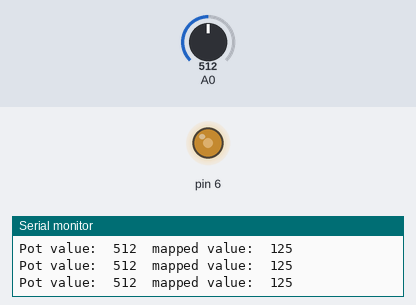
The sketch below on a simulated Arduino Uno, built with avr-gcc and run on an emulated ATmega328P. On the bench: output pins drawn as LEDs (lit = HIGH), the last lines printed to the serial monitor. Inputs (shaded band) come from the test bench; at power-on: A0 = 512.

Above: at 1.2 s.
1.3 s: A0 set to 306
At 2.1 s:
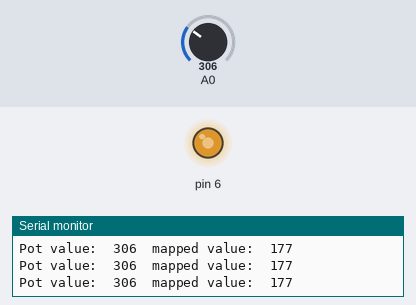
2.8 s: A0 set to 122
At 3.6 s:
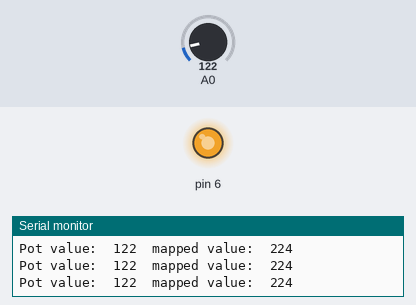
4.3 s: A0 set to 900
At 5.2 s:
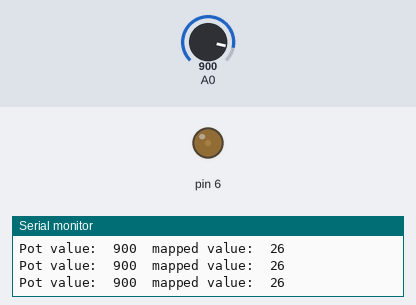
5.8 s: A0 set to 511
At 6.8 s:
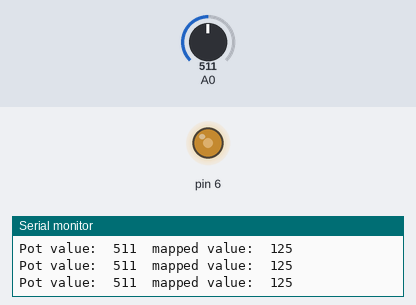
Timing chart, 0 to 8.3 s (numbered marks = the images above; inputs shaded):
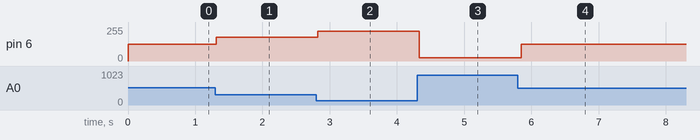

Measured:
- after the input at 1.3 s, pin 6: 125/255 → 177/255 at once
- after the input at 2.8 s, pin 6: 177/255 → 224/255 at once
- after the input at 4.3 s, pin 6: 224/255 → 26/255 at once
- after the input at 5.8 s, pin 6: 26/255 → 125/255 after 0.05 s

The sketch:

test_dc.ino
```cpp
int lecture;

void setup() {
  pinMode(INPUT,A0);
  pinMode(OUTPUT,11);
  Serial.begin(9600);
  Serial.println("Arduino started!");
}

void loop() {
  //lecture = analogRead(A0);
  lecture = map(analogRead(A0),0,1000,255,0);
  analogWrite(6,lecture);
  Serial.print("Pot value:\t");
  Serial.print(analogRead(A0));
  Serial.print("\tmapped value:\t");
  Serial.println(lecture);
  delay(100);
}
```
